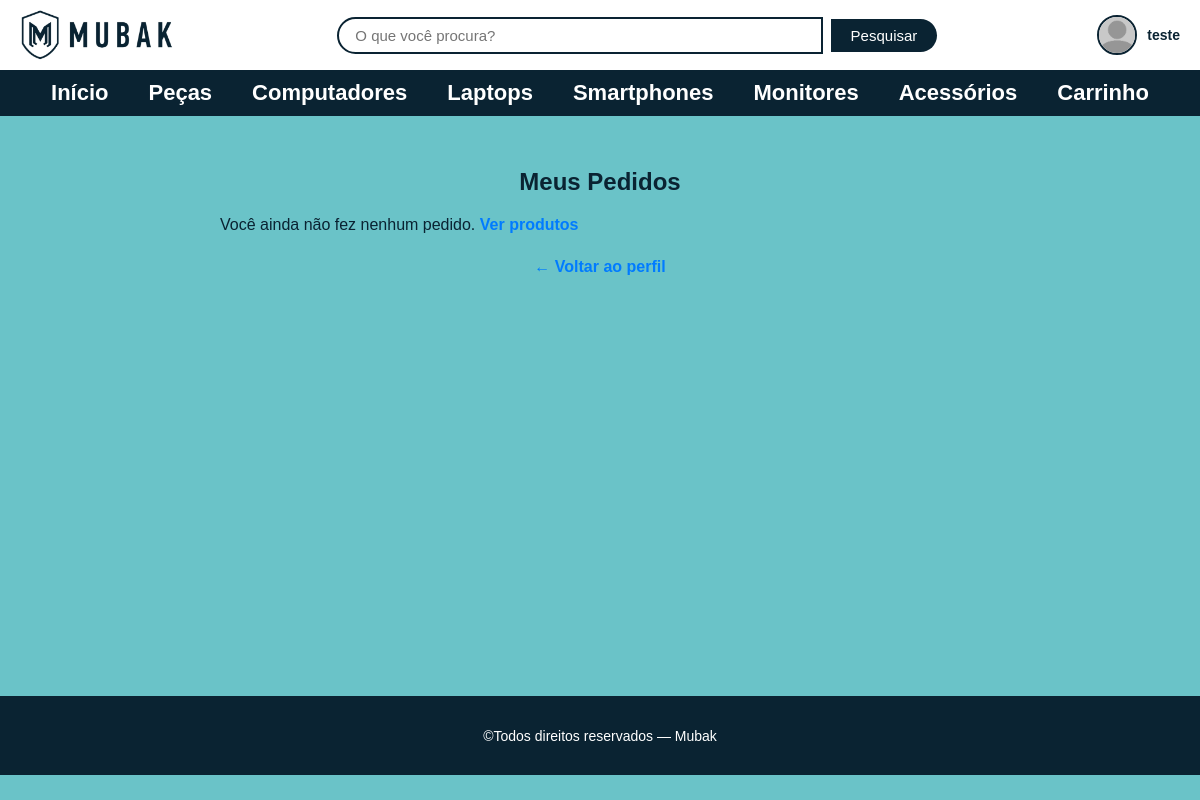
/perfil/pedidos (signed in), run on an earlier commit of the app's database.
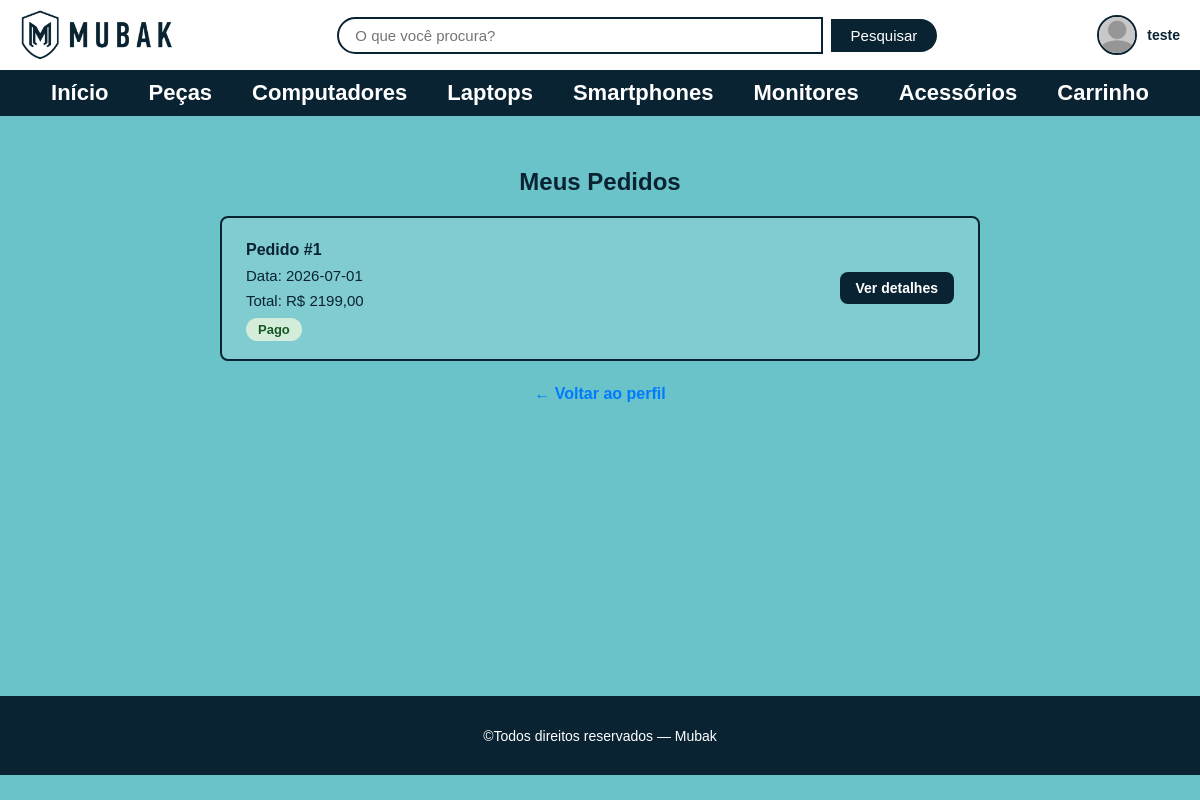
And on a later commit of the database.
### tables this page shows
CREATE TABLE pedido(
            id_pedido INTEGER PRIMARY KEY AUTOINCREMENT NOT NULL,
            id_usuario INT NOT NULL,
            id_endereco INT NOT NULL,
            data_pedido DATE NOT NULL,
            valor_total DECIMAL(10,2) NOT NULL,
            status_pedido VARCHAR(50) NOT NULL,
            FOREIGN KEY(id_usuario) REFERENCES usuario(id_usuario),
            FOREIGN KEY(id_endereco) REFERENCES endereco(id_endereco)
        );

### routes/user_routes.py (the view)
@bp.route('/perfil/pedidos')
@login_required
def perfil_pedidos():
    pedidos = get_pedidos_usuario(session['user_id'])
    return render_template('pages/perfil_pedidos.html', pedidos=pedidos)

### database.py (called while the page is built)
def get_db_connection():
    conn = sqlite3.connect(DATABASE)
    conn.row_factory = sqlite3.Row
    return conn

### models/pedido_model.py (called while the page is built)
def get_pedidos_usuario(id_usuario):
    conn = get_db_connection()
    rows = conn.execute(
        'SELECT * FROM pedido WHERE id_usuario=? ORDER BY data_pedido DESC',
        (id_usuario,)
    ).fetchall()
    conn.close()
    return rows

### templates/pages/perfil_pedidos.html (shortened to what this page needs)
<!DOCTYPE html>
<html lang="pt-br">
<head>
    <link rel="stylesheet" href="{{ url_for('static', filename='css/reset.css') }}">
    <link rel="stylesheet" href="{{ url_for('static', filename='css/global.css') }}">
    <link rel="stylesheet" href="{{ url_for('static', filename='css/perfil.css') }}">
    <link rel="stylesheet" href="{{ url_for('static', filename='css/responsive.css') }}">
</head>
<body>
    {% include 'partials/header.html' %}
    <main>
        <section class="perfil_container_coluna">
            <h2 class="pedidos_titulo">Meus Pedidos</h2>
            <div class="pedidos_lista">
                {% for pedido in pedidos %}
                <div class="pedido_card">
                    <div class="pedido_info">
                        <p><strong>Pedido #{{ pedido.id_pedido }}</strong></p>
                        <p>Data: {{ pedido.data_pedido }}</p>
                        <p>Total: R$ {{ "%.2f"|format(pedido.valor_total)|replace(".", ",") }}</p>
                        <span class="status_badge status_{{ pedido.status_pedido }}">
                            {{ pedido.status_pedido }}
                        </span>
                    </div>
                    <a href="{{ url_for('user.detalhe_pedido', id_pedido=pedido.id_pedido) }}"
                       class="btn_ver_pedido">Ver detalhes</a>
                </div>
                {% else %}
                <p class="perfil_sem_itens">
                    Você ainda não fez nenhum pedido.
                    <a href="{{ url_for('produto.produtos') }}">Ver produtos</a>
                </p>
                {% endfor %}
            </div>
            <div class="perfil_voltar">
                <a href="{{ url_for('user.perfil') }}">← Voltar ao perfil</a>
            </div>
        </section>
    </main>
    {% include 'partials/footer.html' %}
</body>
</html>

What changed in the data, as far as the page shows it:
added pedido: id_pedido "1", data_pedido "2026-07-01", valor_total "2199,00", status_pedido "Pago"
Also different on the page:
text no longer shown: "Você ainda não fez nenhum pedido. Ver produtos"
